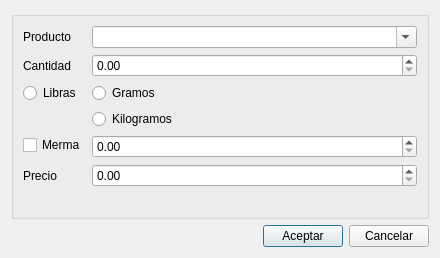
<?xml version="1.0" encoding="UTF-8"?>
<ui version="4.0">
 <class>form_compra</class>
 <widget class="QDialog" name="form_compra">
  <property name="geometry">
   <rect>
    <x>0</x>
    <y>0</y>
    <width>440</width>
    <height>258</height>
   </rect>
  </property>
  <property name="windowTitle">
   <string>Dialog</string>
  </property>
  <layout class="QGridLayout" name="gridLayout">
   <item row="0" column="0">
    <layout class="QVBoxLayout" name="verticalLayout">
     <item>
      <widget class="QGroupBox" name="groupBox">
       <property name="title">
        <string/>
       </property>
       <layout class="QFormLayout" name="formLayout">
        <item row="0" column="0">
         <widget class="QLabel" name="label">
          <property name="text">
           <string>Producto</string>
          </property>
         </widget>
        </item>
        <item row="0" column="1">
         <widget class="QComboBox" name="cb_product">
          <property name="editable">
           <bool>true</bool>
          </property>
         </widget>
        </item>
        <item row="1" column="0">
         <widget class="QLabel" name="label_2">
          <property name="text">
           <string>Cantidad</string>
          </property>
         </widget>
        </item>
        <item row="1" column="1">
         <widget class="QDoubleSpinBox" name="sb_cantidad"/>
        </item>
        <item row="2" column="0">
         <widget class="QRadioButton" name="rb_libras">
          <property name="text">
           <string>Libras</string>
          </property>
         </widget>
        </item>
        <item row="2" column="1">
         <widget class="QRadioButton" name="rb_gramos">
          <property name="text">
           <string>Gramos</string>
          </property>
         </widget>
        </item>
        <item row="3" column="1">
         <widget class="QRadioButton" name="rb_kilogramos">
          <property name="text">
           <string>Kilogramos</string>
          </property>
         </widget>
        </item>
        <item row="4" column="0">
         <widget class="QCheckBox" name="cb_merma">
          <property name="text">
           <string>Merma</string>
          </property>
         </widget>
        </item>
        <item row="4" column="1">
         <widget class="QDoubleSpinBox" name="sb_merma"/>
        </item>
        <item row="5" column="0">
         <widget class="QLabel" name="label_3">
          <property name="text">
           <string>Precio</string>
          </property>
         </widget>
        </item>
        <item row="5" column="1">
         <widget class="QDoubleSpinBox" name="sb_precio"/>
        </item>
       </layout>
      </widget>
     </item>
     <item>
      <layout class="QHBoxLayout" name="horizontalLayout">
       <item>
        <spacer name="horizontalSpacer">
         <property name="orientation">
          <enum>Qt::Horizontal</enum>
         </property>
         <property name="sizeHint" stdset="0">
          <size>
           <width>40</width>
           <height>20</height>
          </size>
         </property>
        </spacer>
       </item>
       <item>
        <widget class="QPushButton" name="pb_aceptar">
         <property name="text">
          <string>Aceptar</string>
         </property>
        </widget>
       </item>
       <item>
        <widget class="QPushButton" name="pb_cancelar">
         <property name="text">
          <string>Cancelar</string>
         </property>
        </widget>
       </item>
      </layout>
     </item>
    </layout>
   </item>
  </layout>
 </widget>
 <resources/>
 <connections/>
</ui>
